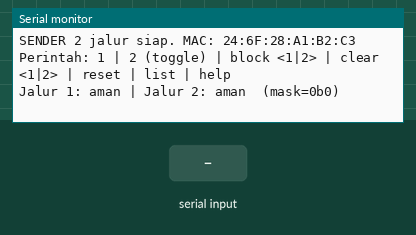
The sketch below on a simulated ESP32. Shown: the last lines printed to the serial monitor. The test bench sets the inputs (shaded band).

Above: at 1.2 s.
1.3 s: "1\n" received over Serial
At 1.8 s:
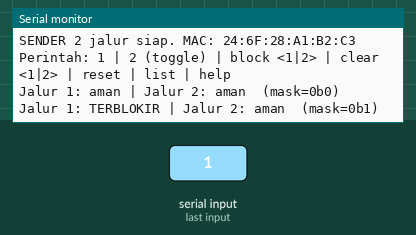
2.8 s: "2\n" received over Serial
At 4.0 s:
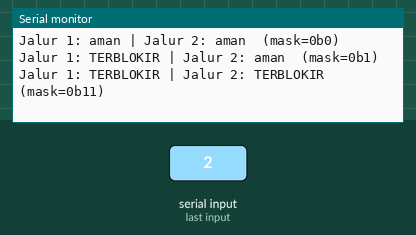
4.3 s: "block\n" received over Serial
At 5.3 s:
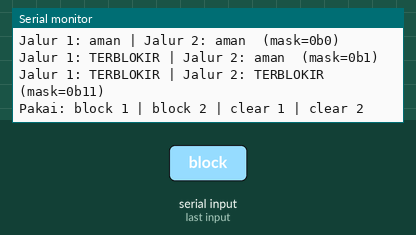
5.8 s: "1\n" received over Serial
At 6.5 s:
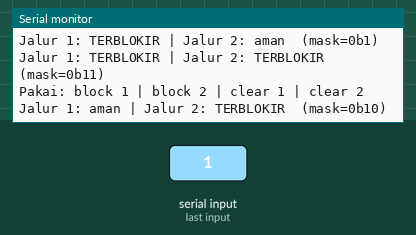

The sketch:

tes_2jalur_sender.ino
```cpp
// TES 2 JALUR - SENDER (ESP32 #1)
// Simulasi 2 jalur evakuasi. Tanpa input = kedua jalur aman. Ketik perintah di Serial Monitor
// untuk memblokir jalur (api/asap); receiver menyalakan LED hanya pada jalur yang AMAN.
//
// Perintah (115200, line ending "Newline"):
//   1            -> toggle jalur 1 (aman <-> terblokir)
//   2            -> toggle jalur 2
//   block 1      -> blokir jalur 1        (juga: b 1)
//   clear 1      -> buka jalur 1 lagi     (juga: c 1)
//   reset        -> kedua jalur aman      (juga: 0)
//   list         -> status sekarang
//   help
#include <WiFi.h>
#include <esp_now.h>
#include <esp_wifi.h>

#define ESPNOW_CHANNEL   1
#define SEND_INTERVAL_MS 200   // heartbeat; receiver menganggap link putus jika 2 detik tanpa paket

uint8_t broadcastMac[6] = {0xFF, 0xFF, 0xFF, 0xFF, 0xFF, 0xFF};  // broadcast: tidak perlu MAC receiver

typedef struct __attribute__((packed)) {
  uint8_t blockedMask;  // bit0 = jalur 1 terblokir, bit1 = jalur 2 terblokir
} PathPacket;

uint8_t blockedMask = 0;
unsigned long lastSendMs = 0;

void sendMask() {
  PathPacket pkt = { blockedMask };
  esp_err_t res = esp_now_send(broadcastMac, (uint8_t *)&pkt, sizeof(pkt));
  if (res != ESP_OK) Serial.println("SEND ERROR");
}

void printState() {
  Serial.print("Jalur 1: ");
  Serial.print((blockedMask & 1) ? "TERBLOKIR" : "aman");
  Serial.print(" | Jalur 2: ");
  Serial.print((blockedMask & 2) ? "TERBLOKIR" : "aman");
  Serial.print("  (mask=0b");
  Serial.print(blockedMask, BIN);
  Serial.println(")");
}

void printHelp() {
  Serial.println("Perintah: 1 | 2 (toggle) | block <1|2> | clear <1|2> | reset | list | help");
}

void handleCommand(String line) {
  line.trim();
  line.toLowerCase();
  if (line.length() == 0) return;

  int sp = line.indexOf(' ');
  String cmd = sp < 0 ? line : line.substring(0, sp);
  String arg = sp < 0 ? "" : line.substring(sp + 1);
  arg.trim();

  if (line == "1" || line == "2") {
    blockedMask ^= (line == "1") ? 1 : 2;
  } else if (cmd == "reset" || line == "0") {
    blockedMask = 0;
  } else if (cmd == "block" || cmd == "b" || cmd == "clear" || cmd == "c") {
    if (arg != "1" && arg != "2") {
      Serial.println("Pakai: block 1 | block 2 | clear 1 | clear 2");
      return;
    }
    uint8_t bit = (arg == "1") ? 1 : 2;
    if (cmd == "block" || cmd == "b") blockedMask |= bit;
    else                              blockedMask &= ~bit;
  } else if (cmd == "list" || cmd == "l") {
    printState();
    return;
  } else if (cmd == "help" || cmd == "?") {
    printHelp();
    return;
  } else {
    Serial.println("Perintah tidak dikenal. Ketik 'help'.");
    return;
  }

  printState();
  sendMask();
}

void setup() {
  Serial.begin(115200);

  WiFi.mode(WIFI_STA);
  esp_wifi_set_channel(ESPNOW_CHANNEL, WIFI_SECOND_CHAN_NONE);

  if (esp_now_init() != ESP_OK) {
    Serial.println("ESP-NOW init gagal");
    return;
  }

  esp_now_peer_info_t peer = {};
  memcpy(peer.peer_addr, broadcastMac, 6);
  peer.channel = ESPNOW_CHANNEL;
  peer.encrypt = false;
  if (esp_now_add_peer(&peer) != ESP_OK) {
    Serial.println("Gagal add peer");
  }

  Serial.print("SENDER 2 jalur siap. MAC: ");
  Serial.println(WiFi.macAddress());
  printHelp();
  printState();
}

void loop() {
  if (Serial.available()) handleCommand(Serial.readStringUntil('\n'));

  if (millis() - lastSendMs >= SEND_INTERVAL_MS) {
    lastSendMs = millis();
    sendMask();
  }
}
```

Measured:
- after the input at 1.3 s, the serial monitor: prints a new line at once (image 1)
- after the input at 2.8 s, the serial monitor: prints a new line at once (image 2)
- after the input at 4.3 s, the serial monitor: prints a new line at once (image 3)
- after the input at 5.8 s, the serial monitor: prints a new line at once (image 4)
